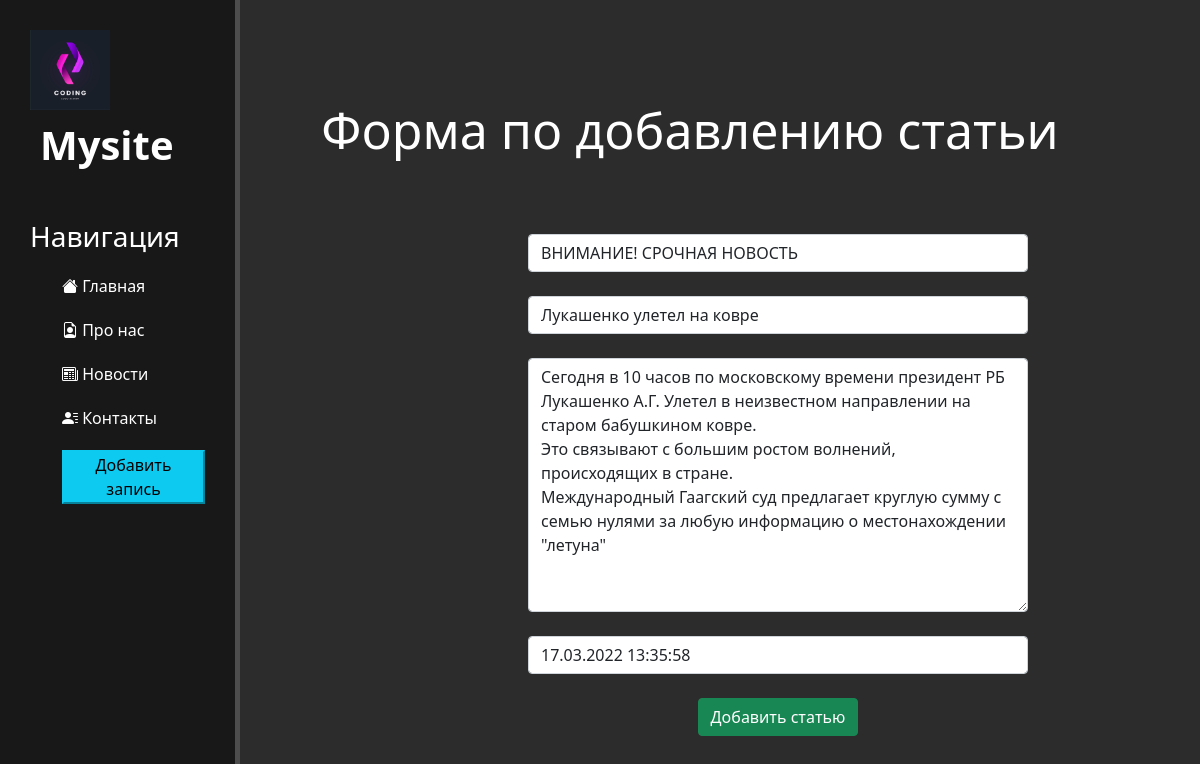
The page /news/2/update on the database its author committed.
### news/models.py (models this page shows, shortened)
class Articles(models.Model):   #Наследуем все от класса Model
    title = models.CharField('Название', max_length=50)
    anons = models.CharField('Анонс', max_length=250)     # CharField - не более 250 символов
    full_text = models.TextField('Статья')                      # TextField - тип данных для текстовой информации где много символов
    date = models.DateTimeField('Дата публикации')
    class Meta:
        verbose_name = 'Новость'
        verbose_name_plural = "Новости" #plural = множественном числе.

### news/views.py (the view)
# urls.py: path('<int:pk>/update', views.NewsUpdateView.as_view(), name='news-update'),
class NewsUpdateView(UpdateView):
    model = Articles
    template_name = 'news/create.html'
    form_class = ArticlesForms

### news/forms.py
class ArticlesForms(ModelForm):       # Называть как угодно, но обычно называют названием класса таблицы и добавляем слово FORM.
    class Meta:                       # Для того чтобы указать характеристики
        model = Articles    # работаем с моделью(БД) артиклс
        fields = ['title', 'anons', 'full_text', 'date']
        widgets = {
            "title": TextInput(attrs={
                'class': 'form-control',
                'placeholder': 'Название статьи'
            }),
            "anons": TextInput(attrs={
                'class': 'form-control',
                'placeholder': 'Анонс статьи'
            }),
            "date": DateTimeInput(attrs={
                'class': 'form-control',
                'placeholder': 'Дата публикации'
            }),
            "full_text": Textarea(attrs={
                'class': 'form-control',
                'placeholder': 'Текст статьи'
            })
        }

### news/templates/news/create.html (shortened to what this page needs)
{% extends 'main/layout.html' %}
{% block text %}
    <div class="features">
        <h1>Форма по добавлению статьи</h1>
        <form method="post">
             {% csrf_token %}<br>
             {{ form.title }}<br>
            {{ form.anons }}<br>
            {{ form.full_text }}<br>
            {{ form.date }}<br>
            <button class="btn btn-success" type="submit">Добавить статью</button>
        </form>
    </div>
{% endblock %}

### main/static/main/css/main.css (style rules this page uses)
body { background: #2c2c2c; }
main .features { float: left; color: #fff; margin-top: 100px; text-align: center; width: 75%; }
main .features h1 { font-size: 50px; text-align: center; }
form { margin-left: 32%; width: 500px; margin-top: 50px; }

### rows shown on the page
Articles: title "ВНИМАНИЕ! СРОЧНАЯ НОВОСТЬ", anons "Лукашенко улетел на ковре", full_text "Сегодня в 10 часов по московскому времени президент РБ Лукашенко А.Г. Улетел в неизвестном направлении на старом бабушкином ковре. Это связывают с большим ростом волнений, происходящих в стране. Международный Гаагский суд предлагает круглую сумму с семью нулями за любую информацию о местонахождении \"летуна\"", date "17.03.2022 13:35:58"
